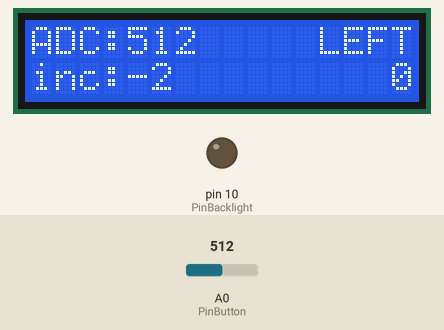
Recording of a sketch running on a simulated Arduino Uno, built with avr-gcc and run on an emulated ATmega328P. Shown: 16×2 character LCD, output pins drawn as LEDs (lit = HIGH). The inputs (shaded band) are chosen by the test bench; at power-on: A0 (PinButton) = 512.

Above: at 1.2 s.
1.3 s: A0 (PinButton) set to 536
At 2.8 s:
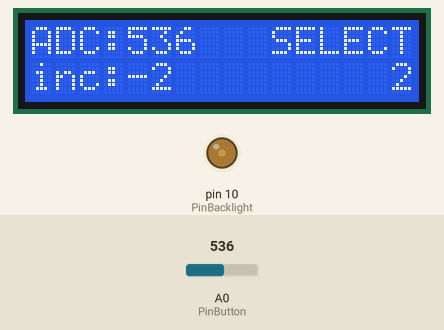
4.3 s: A0 (PinButton) set to 306
At 5.6 s:
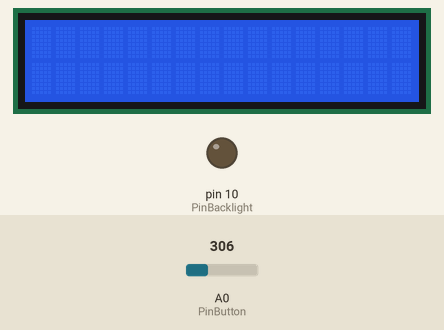
7.3 s: A0 (PinButton) set to 186
9.5 s: A0 (PinButton) set to 169
At 10.6 s:
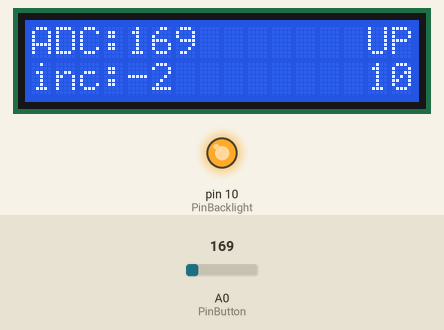
12.5 s: A0 (PinButton) set to 6
At 13.8 s:
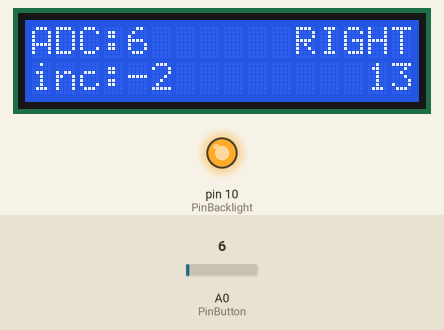
15.5 s: A0 (PinButton) set to 1010
At 16.8 s:
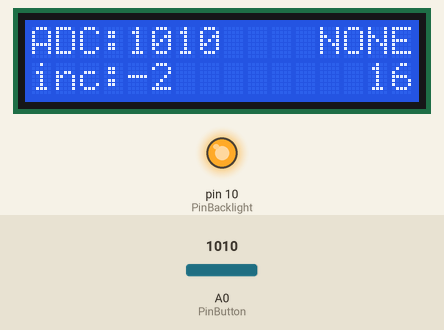
Timing chart, 0 to 18.5 s (numbered marks = the images above; inputs shaded):
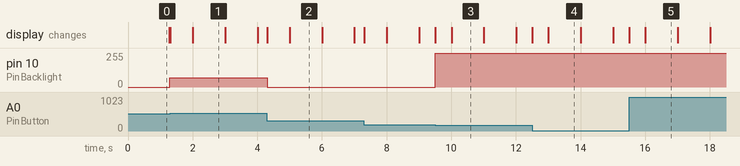

Measured:
- the behaviour switches between 525 and 526 on A0 (PinButton) (found by bisection; images 0 and 1)
- the behaviour switches between 178 and 177 on A0 (PinButton) (found by bisection; images 2 and 3)
- after the input at 1.3 s, pin 10 (PinBacklight): stays 70/255 (without the input it goes to 0/255 after 0.46 s); the display: first changes at once (image 1 shows a later state)
- after the input at 4.3 s, pin 10 (PinBacklight): 70/255 → 0/255 at once; the display: first changes at once (image 2 shows a later state)
- after the input at 9.5 s, pin 10 (PinBacklight): 0/255 → 255/255 at once; the display: first changes at once (image 3 shows a later state)
- after the input at 12.5 s, the display: first changes at once (image 4 shows a later state)
- after the input at 15.5 s, the display: first changes at once (image 5 shows a later state)

The sketch:

Hello_World_LCD3.ino
```cpp
/*
 Testing buttons as well
*/
#include <LiquidCrystal.h>

// initialize the library with the numbers of the interface pins
/* LCD Shield mappings:
 D8, // RS
 D9, // Enable
 D4, // bit 4
 D5, // bit 5
 D6, // bit 6
 D7  // bit 7
 D10 // backlight brightness
 A0  // buttons
 So, LiquidCrystal lcd(8, 9, 4, 5, 6, 7);
*/
LiquidCrystal lcd(
 8, // RS
 9, // Enable
 4, // bit 4
 5, // bit 5
 6, // bit 6
 7  // bit 7
);

#define PinBacklight 10
#define PinButton    0

// define some values used by the panel and buttons
int lcd_key     = 0;
int adc_key_in  = 0;
#define btnRIGHT  0
#define btnUP     1
#define btnDOWN   2
#define btnLEFT   3
#define btnSELECT 4
#define btnNONE   5

String line1 = "";
String line2 = "";
String secs;
String key;

#define BrightMax 255
#define BrightMin 0
int brightness_increment = -2;
int brightness = BrightMax;

// read the buttons
int read_LCD_buttons()
{
 adc_key_in = analogRead(PinButton);      // read the value from the sensor
 //return adc_key_in;
 // example buttons when read are centered at these valies: 0, 144, 329, 504, 741
 // Danny: 0, 100, 256, 412, 641
 // we add approx 50 to those values and check to see if we are close
 if (adc_key_in > 1000) return btnNONE; // We make this the 1st option for speed reasons since it will be the most likely result
 // For V1.1 us this threshold
 if (adc_key_in < (0   + (100 - 0)   / 2 ))  return btnRIGHT;
 if (adc_key_in < (100 + (256 - 100) / 2 ))  return btnUP;
 if (adc_key_in < (256 + (412 - 256) / 2 ))  return btnDOWN;
 if (adc_key_in < (412 + (641 - 412) / 2 ))  return btnLEFT;
 if (adc_key_in <= 1000)                     return btnSELECT;

 // For V1.0 comment the other threshold and use the one below:
/*
 if (adc_key_in < 50)   return btnRIGHT;
 if (adc_key_in < 195)  return btnUP;
 if (adc_key_in < 380)  return btnDOWN;
 if (adc_key_in < 555)  return btnLEFT;
 if (adc_key_in < 790)  return btnSELECT;
*/

 return btnNONE;  // when all others fail, return this...
}

void setup() {
  // define PWM brightness pin for output
  pinMode(PinBacklight, OUTPUT);
  // set up the LCD's number of columns and rows:
  lcd.begin(16, 2);
  lcd.clear();
}

void loop() {
  lcd_key = read_LCD_buttons();
  switch (lcd_key){
    case btnNONE: {
      key = "NONE";
      break;
    }
    case btnRIGHT: {
      key = "RIGHT";
      brightness += 1;
      if( brightness >= BrightMax ){
        brightness = BrightMax;
      }
      break;
    }
    case btnLEFT: {
      key = "LEFT";
      brightness -= 1;
      if( brightness <= BrightMin ){
        brightness = BrightMin;
      }
      break;
    }
    case btnUP: {
      key = "UP";
      lcd.display();
      brightness = BrightMax;
      break;
    }
    case btnDOWN: {
      key = "DOWN";
      brightness = BrightMin;
      lcd.noDisplay();
      break;
    }
    case btnSELECT: {
      key = "SELECT";
      break;
    }
  }
  analogWrite(PinBacklight, brightness);

  // assemble LCD line
  line1 = "";
  line1 = "ADC:" + String(adc_key_in);
  while( line1.length() < 16 - key.length() ){
    line1 = line1 + " ";
  }
  line1 = line1 + key;
  lcd.setCursor(0,0);
  lcd.print(line1);

  // assemble second LCD line
  line2 = "inc:" + String(brightness_increment);
  secs = String(millis()/1000);
  while( line2.length() < 16 - secs.length() ){
    line2 = line2 + " ";
  }
  line2 = line2 + secs;
  lcd.setCursor(0,1);
  lcd.print(line2);
}
```
